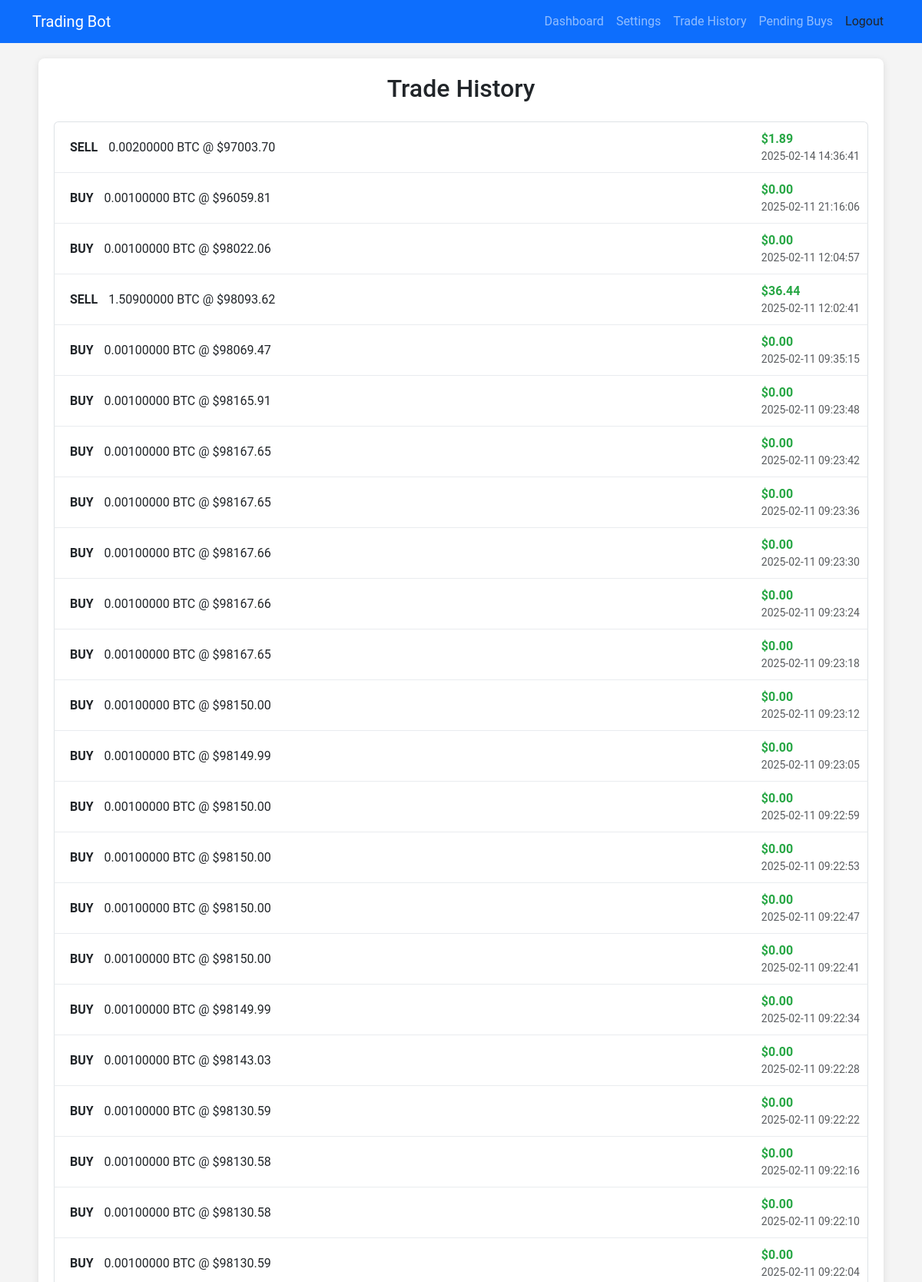
Page /trade_history (signed in, upper part) on the committed database.
### app.py (models this page shows)
class TradeHistory(db.Model):
    id = db.Column(db.Integer, primary_key=True)
    type = db.Column(db.String(10))
    amount = db.Column(db.Float)
    price = db.Column(db.Float)
    profit = db.Column(db.Float, default=0.0)  # Track profit/loss for each trade
    timestamp = db.Column(db.DateTime, default=datetime.utcnow)
    user_id = db.Column(db.Integer, db.ForeignKey('user.id'), nullable=False)

### app.py (the view)
@app.route('/trade_history')
def trade_history():
    if 'user_id' not in session:
        return redirect(url_for('login'))
    trades = TradeHistory.query.filter_by(user_id=session['user_id']).order_by(TradeHistory.timestamp.desc()).all()
    return render_template('trade_history.html', trades=trades)

### templates/trade_history.html (shortened to what this page needs)
{% extends "base.html" %}
{% block content %}
<h2 class="text-center mb-4">Trade History</h2>
<ul class="list-group">
    {% for trade in trades %}
    <li class="list-group-item trade-item d-flex justify-content-between align-items-center">
        <div>
            <span class="trade-type trade-{{ trade.type }}">{{ trade.type.upper() }}</span>
            {{ "%.8f"|format(trade.amount) }} BTC @ ${{ "%.2f"|format(trade.price) }}
        </div>
        <div>
            <span class="{% if trade.profit >= 0 %}profit-positive{% else %}profit-negative{% endif %}">
                ${{ "%.2f"|format(trade.profit) }}
            </span>
            <small class="text-muted d-block">{{ trade.timestamp.strftime('%Y-%m-%d %H:%M:%S') }}</small>
        </div>
    </li>
    {% endfor %}
</ul>
{% endblock %}

### templates/base.html (style rules this page uses)
body { font-family: 'Roboto', sans-serif; background-color: #f4f4f4; }
.profit-positive { color: #28a745; font-weight: bold; }

### templates/trade_history.html (style rules this page uses)
.trade-item { padding: 10px; border-bottom: 1px solid #e9ecef; }
.trade-type { font-weight: bold; padding: 5px 10px; border-radius: 5px; }

### rows in the picture
TradeHistory: type "SELL", amount "0.00200000", price "97003.70", profit "1.89", timestamp "2025-02-14 14:36:41"
TradeHistory: type "BUY", amount "0.00100000", price "96059.81", profit "0.00", timestamp "2025-02-11 21:16:06"
TradeHistory: type "BUY", amount "0.00100000", price "98022.06", profit "0.00", timestamp "2025-02-11 12:04:57"
TradeHistory: type "SELL", amount "1.50900000", price "98093.62", profit "36.44", timestamp "2025-02-11 12:02:41"
TradeHistory: type "BUY", amount "0.00100000", price "98069.47", profit "0.00", timestamp "2025-02-11 09:35:15"
TradeHistory: type "BUY", amount "0.00100000", price "98165.91", profit "0.00", timestamp "2025-02-11 09:23:48"
TradeHistory: type "BUY", amount "0.00100000", price "98167.65", profit "0.00", timestamp "2025-02-11 09:23:42"
TradeHistory: type "BUY", amount "0.00100000", price "98167.65", profit "0.00", timestamp "2025-02-11 09:23:36"
TradeHistory: type "BUY", amount "0.00100000", price "98167.66", profit "0.00", timestamp "2025-02-11 09:23:30"
TradeHistory: type "BUY", amount "0.00100000", price "98167.66", profit "0.00", timestamp "2025-02-11 09:23:24"
TradeHistory: type "BUY", amount "0.00100000", price "98167.65", profit "0.00", timestamp "2025-02-11 09:23:18"
TradeHistory: type "BUY", amount "0.00100000", price "98150.00", profit "0.00", timestamp "2025-02-11 09:23:12"
TradeHistory: type "BUY", amount "0.00100000", price "98149.99", profit "0.00", timestamp "2025-02-11 09:23:05"
TradeHistory: type "BUY", amount "0.00100000", price "98150.00", profit "0.00", timestamp "2025-02-11 09:22:59"
TradeHistory: type "BUY", amount "0.00100000", price "98150.00", profit "0.00", timestamp "2025-02-11 09:22:53"
TradeHistory: type "BUY", amount "0.00100000", price "98150.00", profit "0.00", timestamp "2025-02-11 09:22:47"
TradeHistory: type "BUY", amount "0.00100000", price "98150.00", profit "0.00", timestamp "2025-02-11 09:22:41"
TradeHistory: type "BUY", amount "0.00100000", price "98149.99", profit "0.00", timestamp "2025-02-11 09:22:34"
TradeHistory: type "BUY", amount "0.00100000", price "98143.03", profit "0.00", timestamp "2025-02-11 09:22:28"
TradeHistory: type "BUY", amount "0.00100000", price "98130.59", profit "0.00", timestamp "2025-02-11 09:22:22"
TradeHistory: type "BUY", amount "0.00100000", price "98130.58", profit "0.00", timestamp "2025-02-11 09:22:16"
TradeHistory: type "BUY", amount "0.00100000", price "98130.58", profit "0.00", timestamp "2025-02-11 09:22:10"
TradeHistory: type "BUY", amount "0.00100000", price "98130.59", profit "0.00", timestamp "2025-02-11 09:22:04"
